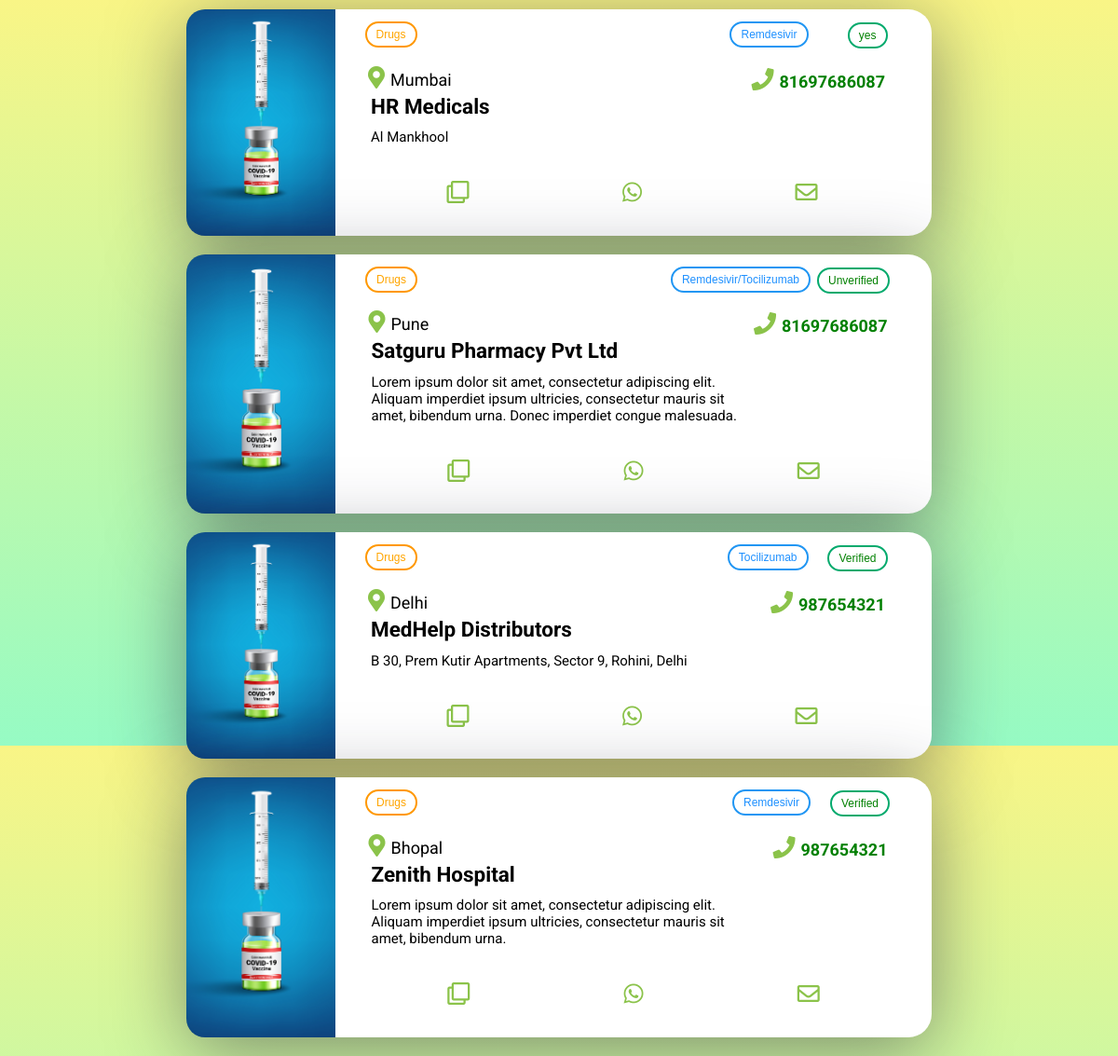
Screenshot of /leads/injectionleads with the database file from the repository.
### srotApp/models.py (models this page shows, shortened)
class Injection(models.Model):
    injection_lead_name = models.CharField(max_length=100)
    injection_lead_email = models.CharField(max_length=100)
    injection_lead_contact = models.CharField(max_length=100)
    injection_lead_city = models.CharField(max_length=100)
    injection_lead_address = models.CharField(max_length=500)
    injection_lead_drugname = models.CharField(max_length=100)
    injection_lead_verify = models.CharField(max_length=100)
    injection_lead_details = models.CharField(max_length=500)

### srotApp/views.py (the view)
# urls.py: path('leads/injectionleads',views.injectionleads,name="injectionleads"),
def injectionleads(request):
    all_inj = Injection.objects.all()
    context = {'injs':all_inj}
    return render(request,'leads/injectionleads.html', context)

### srotApp/templates/leads/injectionleads.html (shortened to what this page needs)
<!DOCTYPE html>
<html>
<head>
    <link rel="stylesheet" href="https://use.fontawesome.com/releases/v5.8.2/css/all.css"
>
    <link rel="stylesheet" href="/media/css/cards.css">
</head>
<body>
    <div>
        {% for inj in injs %}
        <div class="card">
            <div class="card-text">
                <div class="portada"  style="background-image: url('/media/images/leads/injection.jpg');">
                </div>
                <div class="title-total">
                    <br>
                    <div class="service-type"><button class="btn warning">Drugs</button></div>
                    <div class="service"><button class="btn info">{{ inj.injection_lead_drugname }}</button>
                    </div>
                    <div class="verified"><button class="btn success">{{ inj.injection_lead_verify }}</button></div>
                    <div class="contact"><button><i class="fas fa-phone"></i></button>{{ inj.injection_lead_contact }}
                    </div>
                    <div class="location"><button><i
                                class="fas fa-map-marker-alt"></i></button>{{ inj.injection_lead_city }}</div>
                    <h2>{{ inj.injection_lead_name }}</h2>
                    <div class="desc">{{ inj.injection_lead_address }}</div>
                    <div class="actions">
                        <button><i class="far fa-clone"></i></button>
                        <button><i class="fab fa-whatsapp"></i></button>
                        <button><i class="far fa-envelope"></i></button>
                    </div>
                </div>
            </div>
        </div>
        {% endfor %}
    </div>
</body>
</html>

### media/css/cards.css (style rules this page uses)
body { font-family: Roboto, sans-serif; margin: 0; height: 100vh; display: grid; align-items: center; justify-items: center; background-image: linear-gradient(to top, #96fbc4 0%, #f9f586 100%); }
.card { background: #fff; border-radius: 4px; box-shadow: 0px 14px 80px rgba(34, 35, 58, 0.5); max-width: 800px; display: flex; flex-direction: row; border-radius: 25px; position: relative; margin-top: 10px !important; margin-bottom: 20px !important; }
.card h2 { margin-top: -30px; padding: 0 1rem; }
.card .contact { padding: 1rem; text-align: right; color: green; font-weight: bold; font-size: 18px; margin-top: -20px; margin-right: 9px; }
.card .location { padding: 2rem; text-align: left; font-size: 18px; margin-top: -80px; margin-left: -25px; }
.card .service { padding: inherit; text-align: right; font-weight: bold; font-size: 18px; margin-top: -87px; margin-right: 100px; }
.card .service-type { padding: inherit; text-align: left; font-weight: bold; font-size: 18px; margin-top: -80px; margin-right: 20px; margin-left: -13px; margin-bottom: -5px; }
.card .verified { padding: inherit; text-align: right; font-weight: bold; font-size: 18px; margin-top: -87px; }
.card .desc { padding: 0.5rem 1rem; font-size: 15px; margin-right: 161px; margin-top: -15px; margin-bottom: 20px; }
.card .actions { display: grid; grid-template-columns: repeat(3, 1fr); align-items: center; padding: 0.5rem 1rem; }
.card-text { display: grid; grid-template-columns: 0.5fr 2fr; }
.title-total { padding: 2.5em 1.5em 1.5em 1.5em; font-size: 15px; }
.portada { width: 100%; height: 100%; border-top-left-radius: 20px; border-bottom-left-radius: 20px; background-position: bottom center; background-size: cover; }
button { border: none; background: none; font-size: 24px; color: #8bc34a; cursor: pointer; transition: 0.5s; }
.btn { border: 2px solid black; background-color: white; color: black; padding: 5px 10px; font-size: 12px; cursor: pointer; border-radius:25px; }
.success { border-color: #04AA6D; color: green; }
.info { border-color: #2196F3; color: dodgerblue; margin-top: -100px; margin-right: -15px; }
.warning { border-color: #ff9800; color: orange; }
.desc { min-width: 400px; }

### rows the page displays
Injection: injection_lead_drugname "Remdesivir", injection_lead_verify "yes", injection_lead_contact "81697686087", injection_lead_city "Mumbai", injection_lead_name "HR Medicals", injection_lead_address "Al Mankhool"
Injection: injection_lead_drugname "Remdesivir/Tocilizumab", injection_lead_verify "Unverified", injection_lead_contact "81697686087", injection_lead_city "Pune", injection_lead_name "Satguru Pharmacy Pvt Ltd", injection_lead_address "Lorem ipsum dolor sit amet, consectetur adipiscing elit. Aliquam imperdiet ipsum ultricies, consectetur mauris sit amet, bibendum urna. Donec imperdiet congue malesuada."
Injection: injection_lead_drugname "Tocilizumab", injection_lead_verify "Verified", injection_lead_contact "987654321", injection_lead_city "Delhi", injection_lead_name "MedHelp Distributors", injection_lead_address "B 30, Prem Kutir Apartments, Sector 9, Rohini, Delhi"
Injection: injection_lead_drugname "Remdesivir", injection_lead_verify "Verified", injection_lead_contact "987654321", injection_lead_city "Bhopal", injection_lead_name "Zenith Hospital", injection_lead_address "Lorem ipsum dolor sit amet, consectetur adipiscing elit. Aliquam imperdiet ipsum ultricies, consectetur mauris sit amet, bibendum urna."
